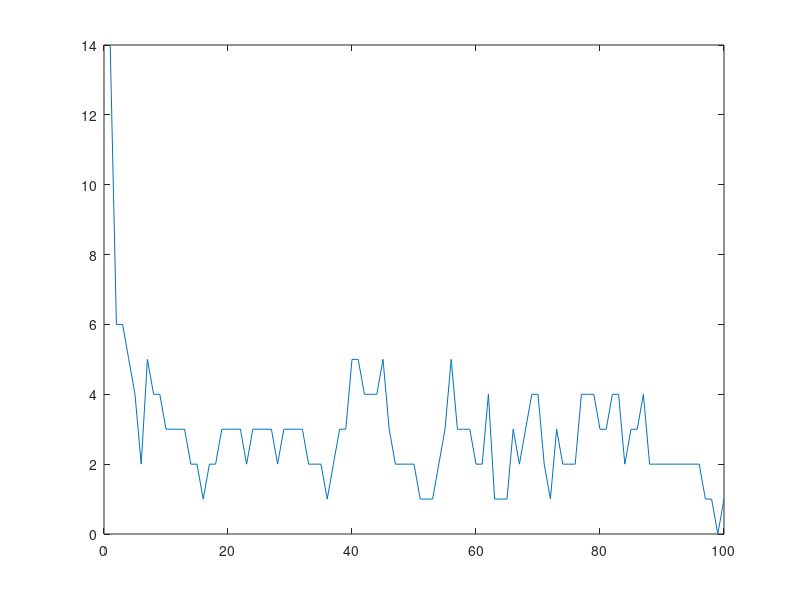

The MATLAB script that drew this image:
%!synclient HorizTwoFingerScroll=0
C = 100; %number of customers
S = 10; % number of stores
size = 10; %size of the world
radius = 1; %interaction radius
width = 0.005 * radius; %for the Gaussian
zero_prob = 1e-5; %prob if no connection
gain = 100; %gain due profitable shopping
runs = 100; %shopping runs
signs = [ 0 0; 0 1; 1 0; 1 1; -1 -1; -1 1; 1 -1; 0 -1; -1 0;]; %periodicity

%initialization of the arrays
distance = ones(C,S); %minimum distance periodic boundaries
connections = ones(C,S); %0 and 1 for connection
probabilities = ones(C,S) - 1; 
spinning_wheel = ones(C,S);
demand = ones(C,1);
capacity = ones(S,1) * C/S;
output = ones(runs,1);

%positions in the world
stor = rand(2,S) * size;
cust = rand(2,C) * size;
plot(cust(1,1:C), cust(2,1:C), 'b.', stor(1,1:S) , stor(2,1:S), 'ro' );

%help variables
a = ones(2,1);
b = 0;
minimum = 0;

%here we initialize the network
for k = 1:C
    for j = 1:S
        minimum = 100;
        %this loop will take care of the periodic boundary conditions
        for m = 1:9 %we need the length of the signs 9
            a(1) = cust(1,k) - stor(1,j) - size * signs(m,1);
            a(2) = cust(2,k) - stor(2,j) - size * signs(m,2);
            b = sqrt(dot(a,a));
            %disp(b);
            if b < minimum
                minimum = b;
            end
        end
        %write minimum distance in the distance array
        distance(k,j) = minimum;
        %delete connection if distance is larger then radius
        %build a gaussian to get somehow an initial probability
        if minimum > radius
            connections(k,j) = 0;
            probabilities(k,j) = zero_prob;
        else
            probabilities(k,j) = exp( - minimum^2 / width^2);
        end
    end
end


%perform n shopping runs
for p = 1:runs
    %at every iteration the demand is reset and the capacity is filled up
    summe = 0;
    demand = ones(C,1);
    capacity = ones(S,1) * C / S;

    %create a spinning wheel to select a shop with probability p
    for l = 1:C
        summe = 0;
        for n = 1:S
            summe = summe + probabilities(l,n);
            spinning_wheel(l,n) = summe;
        end
        spinning_wheel(l,1:S) = spinning_wheel(l,1:S) / summe;
        probabilities(l,1:S) = probabilities(l,1:S) / summe;
    end
    
    %initialize indices for choosing randomly customers and shops with
    %prob. p
    index_shift_C = 0;
    index_S = 0;
    index_vector = ones(C,1);
    index_loop = 0;
    
    %iterates randomly over all customers and choose store with probability p
    for o = 1:C
        index_vector = find(demand); %find unsatisfied customers
        index_shift_C = floor(rand * length(index_vector)); 
        index_loop = index_vector(index_shift_C + 1); %choose a random unsatisfied customer
        random = rand;
        index_S = find(random < spinning_wheel(o,1:S),1);%find his shop with spinning the wheel
        
        if capacity(index_S) > 0 %In stock?
            capacity(index_S) = capacity(index_S) - 1;
            demand(index_loop) = demand(index_loop) - 1;
            %profit from successful shopping
            probabilities(index_loop,index_S) = probabilities(index_loop,index_S) + gain;
        else
            probabilities(index_loop,index_S) = probabilities(index_loop,index_S);
        end
        
    end
    %calculate the left over capacity
    output(p) = sum(capacity);
end
plot(output)
%index_vector
